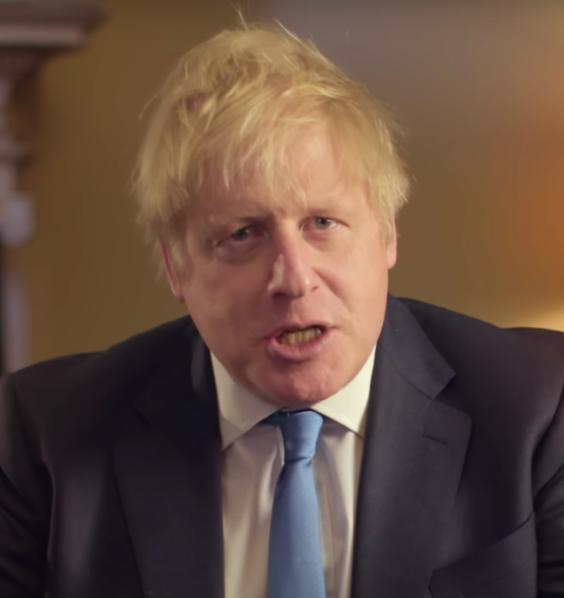
#> input picture inst/extdata/boris-1.png, 564 x 598 px, found by its file name; its folder holds 3 pictures in this run
$ python example-media.py
#> lines starting #> are read from the running program, lines starting #| are printed output that depends on the picture
"""Build the two-person example picture and clip in inst/extdata.

Run from the package root with a Python that has OpenCV, and ffmpeg on the
PATH (it re-encodes the clip as H.264, about 75 KB instead of 425 KB):
    python data-raw/example-media.py

two-people.jpg  Boris Johnson (boris-1.png) and Donald Trump (trump1.jpg)
                side by side, 400 pixels high.
two-people.mp4  12 seconds at 25 frames per second: both men for 4 seconds,
                4 seconds of black (a cut), then Boris Johnson alone on the
                right (boris-2.png) for 4 seconds.
"""
import os
import subprocess
import tempfile

import cv2
import numpy as np

EXTDATA = os.path.join("inst", "extdata")
HEIGHT = 400


def read(name):
    """Read an example image and scale it to HEIGHT pixels high."""
#> called with name = 'boris-1.png'
    img = cv2.imread(os.path.join(EXTDATA, name))
#> img is the input picture: shape (598, 564, 3); mean B, G, R 64.5, 77.5, 100.4
    h, w = img.shape[:2]
#> h = 598; w = 564
    return cv2.resize(img, (round(w * HEIGHT / h), HEIGHT), interpolation=cv2.INTER_AREA)


two = cv2.hconcat([read("boris-1.png"), read("trump1.jpg")])
#> call 2 of read, with name = 'trump1.jpg'
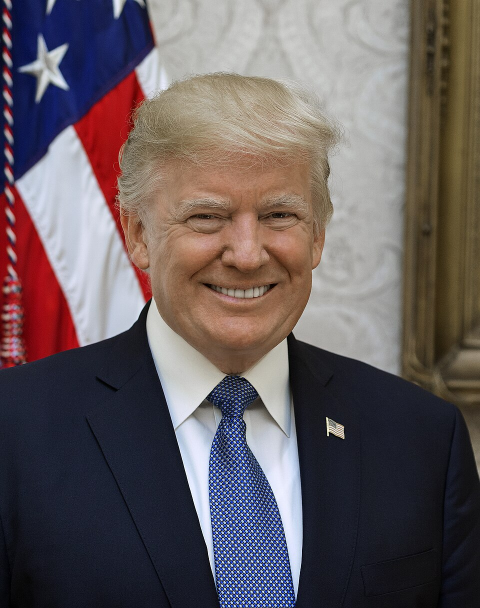
#> input picture inst/extdata/trump1.jpg, 960 x 1216 px, found by its file name (shown at 1/2 size)
#> in read, img is the input picture: shape (1216, 960, 3); mean B, G, R 94.2, 91.7, 101.9
#> in read (call 2), `return cv2.resize(img, (round(w * HEIGHT / h), HEIGHT), interpolation=..`:
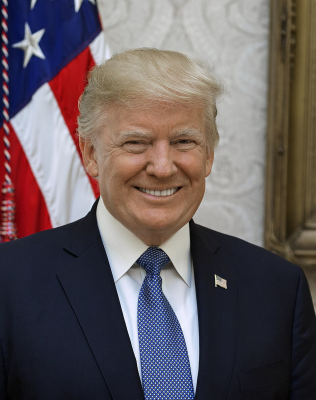
#> returned value: shape (400, 316, 3); mean of channels 0, 1, 2 94.2, 91.7, 101.9; drawn as B, G, R
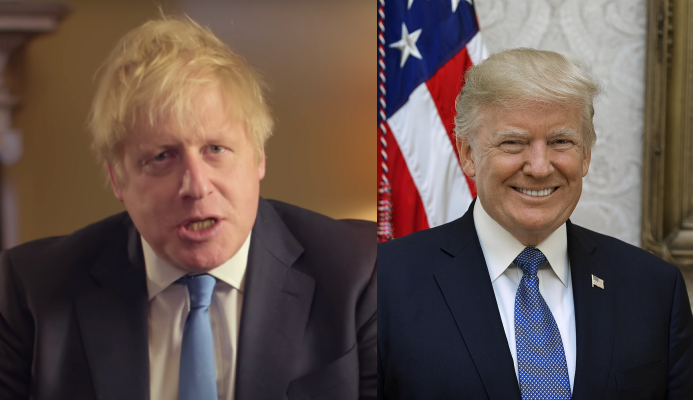
#> two: shape (400, 693, 3); mean of channels 0, 1, 2 78, 84, 101.1; drawn as B, G, R
cv2.imwrite(os.path.join(EXTDATA, "two-people.jpg"), two, [cv2.IMWRITE_JPEG_QUALITY, 90])

h, w = two.shape[:2]
#> h = 400; w = 693
black = np.zeros_like(two)
alone = cv2.hconcat([np.zeros_like(read("trump1.jpg")), read("boris-2.png")])
#> call 4 of read, with name = 'boris-2.png'
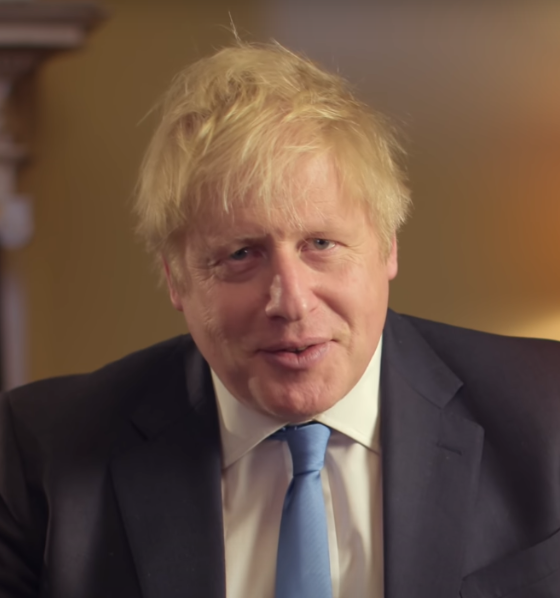
#> input picture inst/extdata/boris-2.png, 560 x 598 px, found by its file name
#> in read, img is the input picture: shape (598, 560, 3); mean B, G, R 67.6, 81.9, 105.5
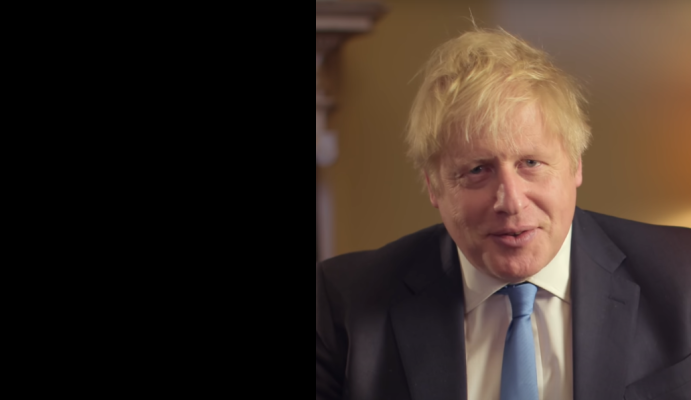
#> alone: shape (400, 691, 3); mean of channels 0, 1, 2 36.7, 44.5, 57.2; drawn as B, G, R
alone = cv2.resize(alone, (w, h), interpolation=cv2.INTER_AREA)
#> alone: shape (400, 693, 3)

with tempfile.TemporaryDirectory() as tmp:
    raw = os.path.join(tmp, "two-people.mp4")
    writer = cv2.VideoWriter(raw, cv2.VideoWriter_fourcc(*"mp4v"), 25, (w, h))
    for i in range(300):
        writer.write(two if i < 100 else black if i < 200 else alone)
    writer.release()
    subprocess.run(["ffmpeg", "-loglevel", "error", "-y", "-i", raw, "-c:v", "libx264",
                    "-preset", "veryslow", "-crf", "23", "-pix_fmt", "yuv420p",
                    "-movflags", "+faststart", os.path.join(EXTDATA, "two-people.mp4")],
                   check=True)
#> (this line was passed over: subprocess is not available in this run)
